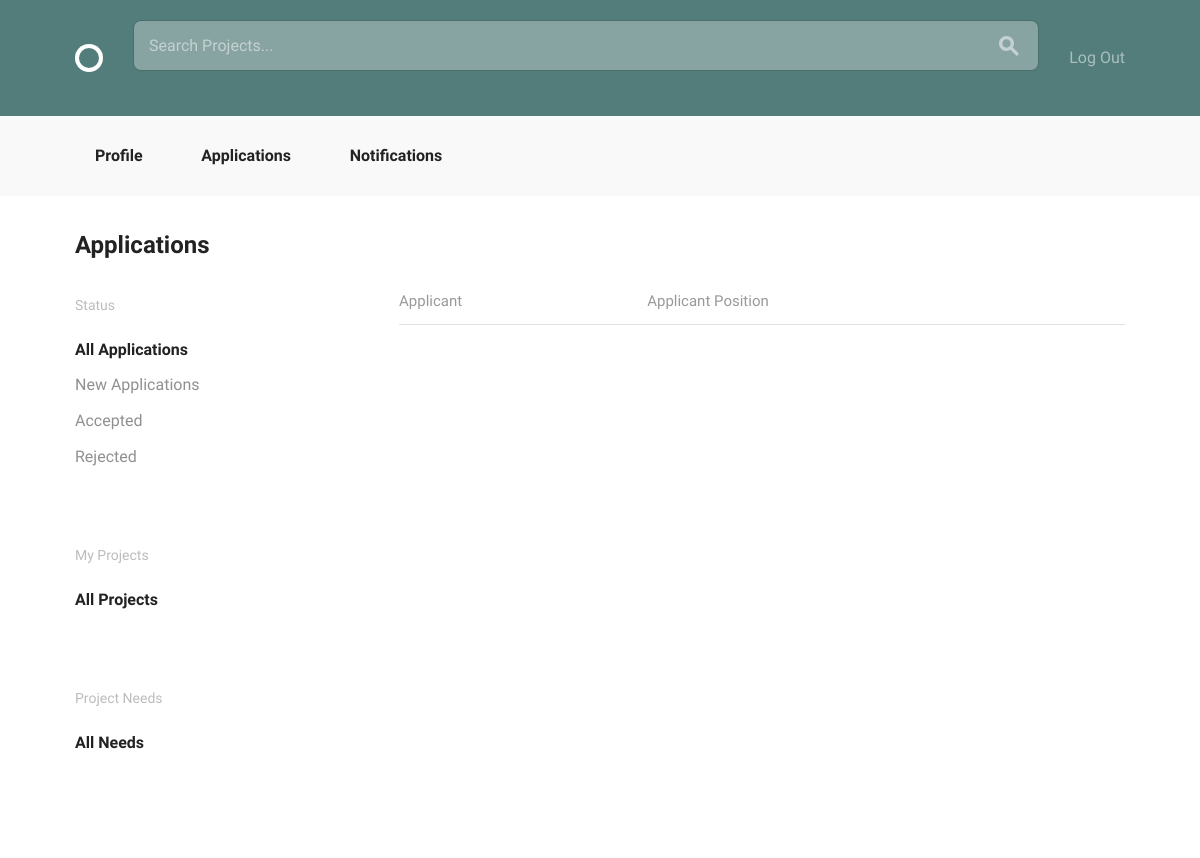
/projects/application/ (signed in), run on an earlier commit of the app's database.
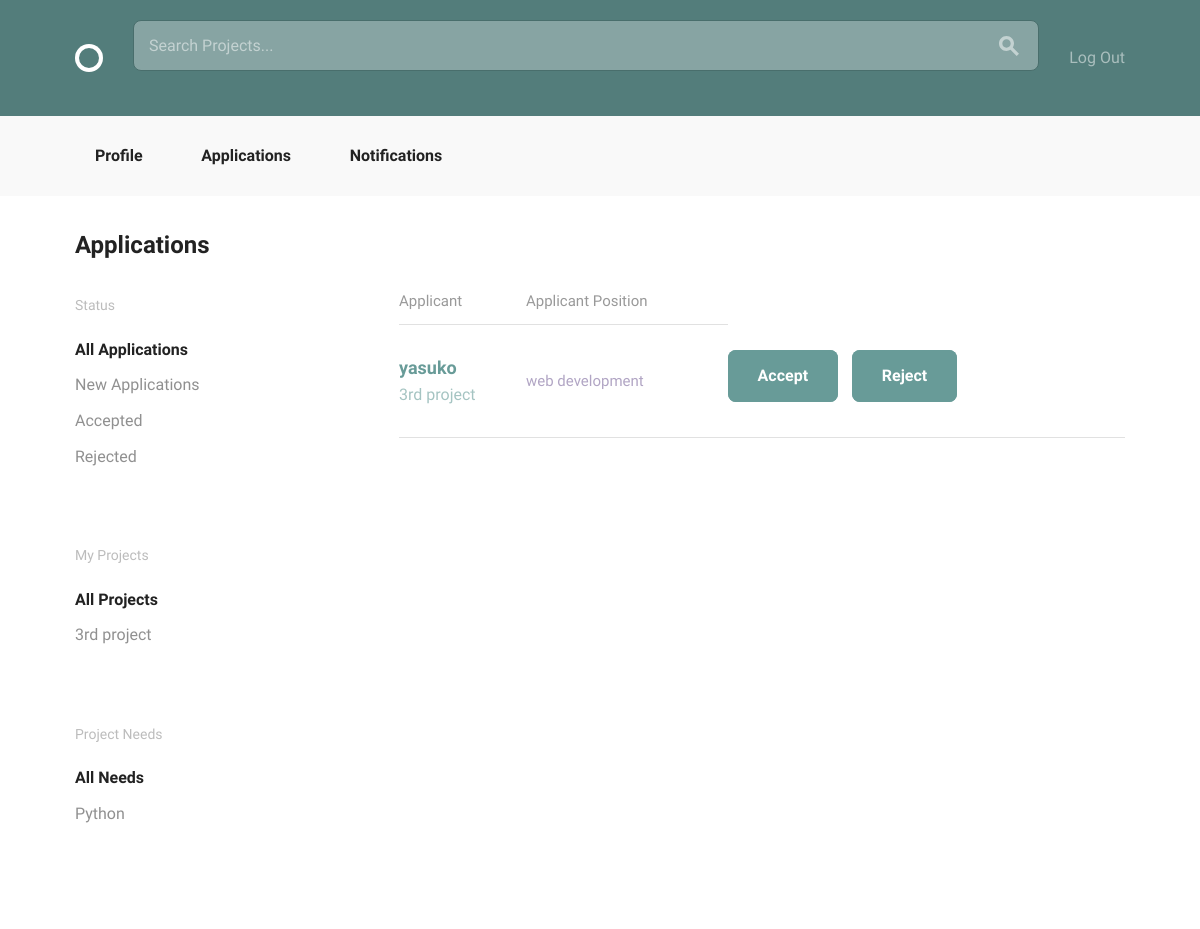
And on a later commit of the database.
### projects/models.py (models this page shows, shortened)
class Project(models.Model):
    user = models.ForeignKey(settings.AUTH_USER_MODEL, null=True, on_delete=models.DO_NOTHING)
    title = models.CharField(max_length=100)
    description = models.TextField(max_length=500)
    estimated_time = models.IntegerField()
    requirements = models.CharField(max_length=100)

class Position(models.Model):
    ANDROID = "Android"
    DESIGN = "Design"
    JAVA = "Java"
    PHP = "PHP"
    PYTHON = "Python"
    RAILS = "Rails"
    WORDPRESS = "Wordpress"
    iOS = "iOS"
    SKILLES_CHOICES = (
        (ANDROID, "Android Developer"),
        (DESIGN, "Designer"),
        (JAVA, "Java Developer"),
        (PHP, "PHP Developer"),
        (PYTHON, "Python Developer"),
        (RAILS, "Rails Developer"),
        (WORDPRESS, "Wordpress Developer"),
        (iOS, "iOS Developer")
    )
    project = models.ForeignKey(
        Project,
        null=True,
        related_name="positions",
        on_delete=models.CASCADE)
    title = models.CharField(max_length=100, blank=True)
    description = models.TextField(max_length=500, blank=True)
    skill = models.CharField(
        max_length=20,
        choices=SKILLES_CHOICES,
        default="",
        blank=True)
    position_filled = models.BooleanField(default=False, blank=True)
    applicants = models.ManyToManyField(
        settings.AUTH_USER_MODEL,
        through='Application')

class Application(models.Model):
    applicant = models.ForeignKey(
        settings.AUTH_USER_MODEL,
        related_name="applicaion",
        on_delete=models.DO_NOTHING
    )
    position = models.ForeignKey(Position, on_delete=models.DO_NOTHING)
    status = models.CharField(max_length=20)

### accounts/models.py (models this page shows, shortened)
class User(AbstractBaseUser, PermissionsMixin):
    email = models.EmailField(unique=True)
    username = models.CharField(max_length=40, unique=True)
    bio = models.TextField(max_length=500, blank=True, default="")
    image = models.ImageField(upload_to="profile_image/", blank=True)
    date_joined = models.DateTimeField(default=timezone.now)
    is_active = models.BooleanField(default=True)
    is_staff = models.BooleanField(default=False)
    objects = UserManager()
    USERNAME_FIELD = "email"
    REQUIRED_FIELDS = ["username"]
    def __str__(self):
        return self.username

### projects/views.py (the view)
@login_required
def application_list(request):
    applications = models.Application.objects.filter(
            position__project__user=request.user)
    projects = models.Project.objects.filter(user=request.user)
    return render(request, 'projects/application_list.html', {
            'applications': applications,
            'projects': projects })

### projects/templates/projects/application_list.html
{% extends "layout.html" %}
{% load static from staticfiles %}
{% block body_content %}
<div class="bounds circle--page">
    <div class="circle--page--header grid-100">
        <h2>Applications</h2>
    </div>
    <div class="grid-25">
        <div class="circle--filter circle--secondary--module">
            <h4>Status</h4>
            <ul class="circle--filter--list">
                <li><a class="selected" href="{% url 'projects:application' %}">All Applications</a></li>
                <li><a href="{% url 'projects:new_application' %}">New Applications</a></li>
                <li><a href="{% url 'projects:accept_application' %}">Accepted</a></li>
                <li><a href="{% url 'projects:reject_application' %}">Rejected</a></li>
            </ul>
        </div>
        <div class="circle--filter circle--secondary--module">
            <h4>My Projects</h4>
            <ul class="circle--filter--list">
                <li><a class="selected">All Projects</a></li>
                {% for project in projects %}
                    <li><a href="{% url 'projects:project_detail' pk=project.pk %}">{{ project.title }}</a></li>
                {% endfor %}
            </ul>
        </div>
        <div class="circle--filter circle--secondary--module">
            <h4>Project Needs</h4>
            <ul class="circle--filter--list">
                <li><a class="selected">All Needs</a></li>
                {% for project in projects %}
                    {% for position in project.positions.all %}
                        <li><a href="{% url 'projects:project_detail' pk=position.project.pk %}">{{ position.skill }}</a></li>
                    {% endfor %}
                {% endfor %}
            </ul>
        </div>
    </div>
    <div class="grid-70 grid-push-5">
         <table class="u-full-width circle--table">
            <thead>
                <tr>
                    <th>Applicant</th>
                    <th class="circle--cell--right">Applicant Position</th>
                </tr>
            </thead>
            <tbody>
                {% for application in applications %}
                    {% if application.applicant != request.user %}
                        <tr class="clickable-row" data-href="{% url "accounts:profile_detail" pk=application.applicant.pk %}">
                            <td>
                                <h3>{{ application.applicant }}</h3>
                                <p>{{ application.position.project.title }}</p>
                            </td>
                            <td class="circle--cell--right">
                                <span class="secondary-label">{{ application.position.title }}</span>
                            </td>
                            <td>
                                {% if application.status == "new" %}
                                    <a class="button button-primary" href="{% url 'projects:accept' pk=application.pk %}">Accept</a>
                                {% endif %}
                                {% if application.status == "accept" %}
                                    <a class="button button-primary button-inactive">Accepted</a>
                                {% elif application.status == "reject" %}
                                    <a class="button button-primary button-inactive">Rejected</a>
                                {% else %}
                                    <a class="button button-primary" href="{% url 'projects:reject' pk=application.pk %}">Reject</a>
                                {% endif %}
                            </td>
                        </tr>
                    {% endif %}
                {% endfor %}
            </tbody>
        </table>
    </div>
</div>
{% endblock %}

### templates/layout.html (shortened to what this page needs)
{% load static from staticfiles %}
{% load project_extras %}
<!DOCTYPE html>
<html lang="en">
  <head>
    <link rel="stylesheet" href="{% static 'css/global.css' %}">
  </head>
  <body>
    <header class="circle--header">
      <div class="bounds">
        <div class="circle--fluid">
          <div class="circle--fluid--cell">
            <h1 class="hide-text circle--logo"><a class="logo" href="{% url 'home' %}">Circle</a></h1>
          </div>
          <div class="circle--fluid--cell circle--fluid--primary">
            <form action="{% url 'home' %}" method="GET">
              <div class="circle--search">
                <input type="text" placeholder="Search Projects..." / name='q'>
                <button>
                </button>
              </div>
            </form>
          </div>
          <div class="circle--fluid--cell circle--fluid--secondary">
            <nav>
              <ul class="circle--inline">
                {% if user.is_authenticated %}
                  <li><a href="{% url 'logout' %}">Log Out</a></li>
                {% else %}
                  <li><a href="{% url 'accounts:signup' %}">Sign Up</a></li>
                  <li><a href="{% url 'login' %}">Log In</a></li>
                {% endif %}
              </ul>
            </nav>
          </div>
        </div>
      </div>
    </header>
    <div class="circle--actions--bar">
        <nav class="bounds">
            <ul class="circle--pill--list">
              {% if user.is_authenticated %}
                <li><a href="{% url 'accounts:profile_detail' pk=user.id %}">Profile</a></li>
                <li><a href="{% url 'projects:application' %}">Applications</a></li>
                <li><a href="{% url 'projects:notification' %}">Notifications</a></li>
              {% endif %}
            </ul>
        </nav>
    </div>
    {% block body_content %}{% endblock %}
  </body>
</html>

What changed in the data, as far as the page shows it:
added Project: title "3rd project"
added Position: skill "Python"
added Application: applicant "yasuko", position.project "3rd project", position "web development", status "Accept"
